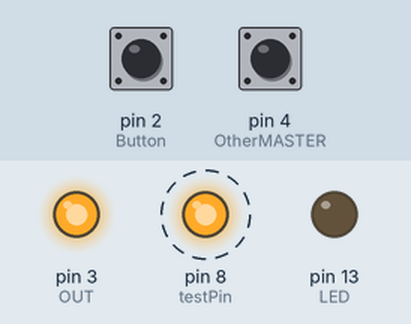
Bench run of a sketch on a simulated Arduino Uno, built with avr-gcc and run on an emulated ATmega328P. Shown: output pins drawn as LEDs (lit = HIGH). Dashed ring = blinking. The test bench sets the inputs (shaded band); at power-on: pin 2 (Button) HIGH, pin 4 (OtherMASTER) HIGH. Random numbers use the default seed unless the sketch sets one; what the sketch prints to the serial monitor is not drawn.

Above: at 1.09 s.
1.3 s: pin 2 (Button) pulled LOW for 0.15 s
At 1.4 s:
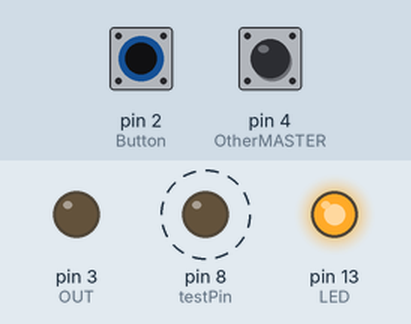
4.3 s: pin 2 (Button) pulled LOW for 1 s
At 4.63 s:
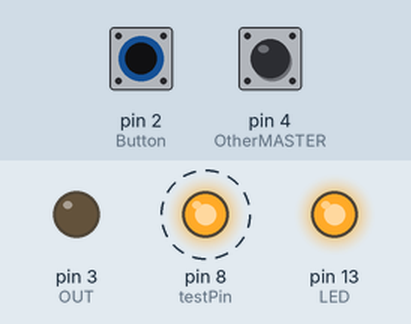
7.3 s: pin 2 (Button) pulled LOW for 0.15 s
At 7.56 s:
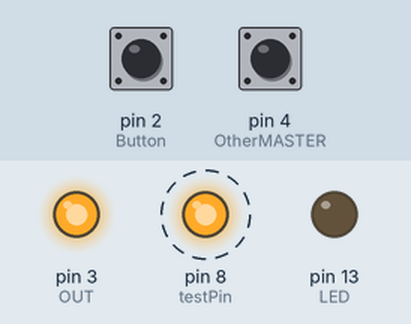
10.3 s: pin 2 (Button) pulled LOW for 3.2 s
At 10.47 s:
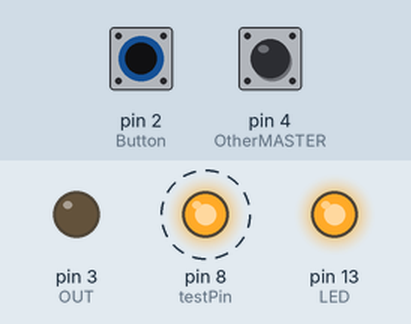
Timing chart, 0 to 16.0 s (numbered marks = the images above; inputs shaded):
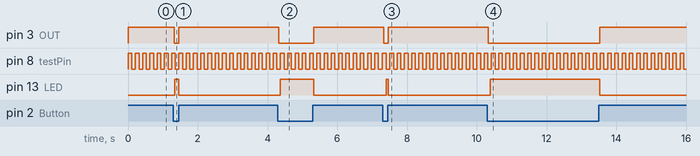

Measured:
- after the input at 1.3 s, pin 3 (OUT): HIGH → LOW at once, → HIGH 0.14 s later; pin 13 (LED): LOW → HIGH at once, → LOW 0.12 s later
- after the input at 4.3 s, pin 3 (OUT): HIGH → LOW at once, → HIGH 1.0 s later; pin 13 (LED): LOW → HIGH after 0.07 s, → LOW 0.95 s later
- after the input at 7.3 s, pin 3 (OUT): HIGH → LOW at once, → HIGH 0.14 s later; pin 13 (LED): LOW → HIGH after 0.10 s, → LOW 0.07 s later
- after the input at 10.3 s, pin 3 (OUT): HIGH → LOW at once, → HIGH 3.2 s later; pin 13 (LED): LOW → HIGH after 0.09 s, → LOW 3.1 s later
- by itself, pin 8 (testPin): alternates HIGH for 0.10 s and LOW for 0.10 s

The sketch:

code.ino
```cpp
const unsigned long decisionTimeInterval = 0;
const unsigned long testPininterval = 100;
unsigned long decisionTimer;
unsigned long testPintimer;
#define NoMasterNoButton 0
#define ButtonNoMaster 1
#define ButtonIAmMaster 2
#define ButtonOtherMaster 3
#define ButtonCollision 4
#define NoButtonOtherMaster 5
#define TryToBeMaster 6
#define testPin 8


#define LED 13
#define Button 2
#define OUT 3
#define OtherMASTER 4
#define Alive 8

char state;


void setup ()
  {

  pinMode (testPin, OUTPUT);
  decisionTimer = millis ();
  testPintimer = millis ();
  Serial.begin(9600);
pinMode(LED, OUTPUT);
pinMode(OUT, OUTPUT);
pinMode(OtherMASTER,INPUT_PULLUP);
pinMode(Button,INPUT_PULLUP);
pinMode(Alive, OUTPUT);
digitalWrite (Alive, HIGH );
state = NoMasterNoButton;
 }

 bool readBtn(){
 return(digitalRead(Button) != HIGH);
}

bool OtherMaster(){
  return(digitalRead(OtherMASTER) != HIGH);
}


void decisionTask ()
  {
    Serial.println("state");
    Serial.println(state,DEC);
//    Serial.println("OtherMaster");
//    Serial.println(OtherMaster(),DEC);
//    Serial.println("readBTN");
//    Serial.println(readBtn(),DEC);
//    delay (200);
switch (state) {

  case NoMasterNoButton:
  {
  digitalWrite(OUT ,HIGH);
  digitalWrite(LED ,LOW);
  //delay (20);
  if(!readBtn() && !OtherMaster())
  {
    state = NoMasterNoButton;
    break;
  }
  if(!readBtn && OtherMaster()){
  state= NoButtonOtherMaster;
  break;
  }
  if(readBtn){
    state=ButtonNoMaster;
    break;
  }
  break;

}

  case ButtonNoMaster:
  {
  digitalWrite(OUT,HIGH);
  digitalWrite(LED,LOW);
  //delay (200);
  if(!readBtn()){
    state = NoMasterNoButton;
    break;
  }
  if(readBtn() && OtherMaster()){
    state=ButtonOtherMaster;
    break;
  }
  if(readBtn() && !OtherMaster()){
    state=TryToBeMaster;
    break;
  }


}

case TryToBeMaster:
  digitalWrite(LED,LOW);
  digitalWrite(OUT,LOW);
  delay(random(100));
  if(!readBtn()){
    state=NoMasterNoButton;
    break;
  }
   if(readBtn() && OtherMaster()){
    state=ButtonCollision;
    break;

  }
   if(readBtn() && !OtherMaster()){
    state=ButtonIAmMaster;
    break;

}
break;

case ButtonIAmMaster:
  digitalWrite(LED,HIGH);
  digitalWrite(OUT,LOW);
  //delay (200);
  if(!readBtn()){
    state=NoMasterNoButton;
    break;
  }
   if(readBtn() && OtherMaster()){
    state=ButtonCollision;
    break;

  }
   if(readBtn() && !OtherMaster()){
    state=ButtonIAmMaster;
    break;
   }
   break;

 case ButtonOtherMaster:
 digitalWrite(LED,LOW);
  digitalWrite(OUT,HIGH);
  //delay (200);
  if(!readBtn()){
    state=NoMasterNoButton;
    break;
  }
   if(readBtn() && OtherMaster()){
    state=ButtonOtherMaster;
    break;

  }
   if(readBtn() && !OtherMaster()){
    state=ButtonIAmMaster;
    break;
   }
   break;

case ButtonCollision:
digitalWrite(LED,LOW);
  digitalWrite(OUT,HIGH);
  delay(random(100));
  if(!readBtn()){
    state=NoMasterNoButton;
    break;
  }
   else{
    state=ButtonNoMaster;
    break;
   }
   break;

 case NoButtonOtherMaster:
 while (1) {
  digitalWrite(LED,HIGH);
  delay(500);
  digitalWrite(LED,LOW);
  delay(500);
 }

 default:
 {
 state=NoMasterNoButton;
  break;
 }
 decisionTimer=millis();
}
}

void signalBuilder ()
  {
   if (digitalRead (testPin) == LOW)
   {
      digitalWrite (testPin, HIGH);
     // Serial.println("high");
   }
   else
      {
        digitalWrite (testPin, LOW);
       // Serial.println("low");
      }

  // remember when we toggled it
  testPintimer = millis ();
  }  // end of signalBuilder

void loop ()
  {


  if ( (millis () - decisionTimer) >= decisionTimeInterval)
     decisionTask ();


  if ( (millis () - testPintimer) >= testPininterval)
    signalBuilder ();


}  // end of loop
```
